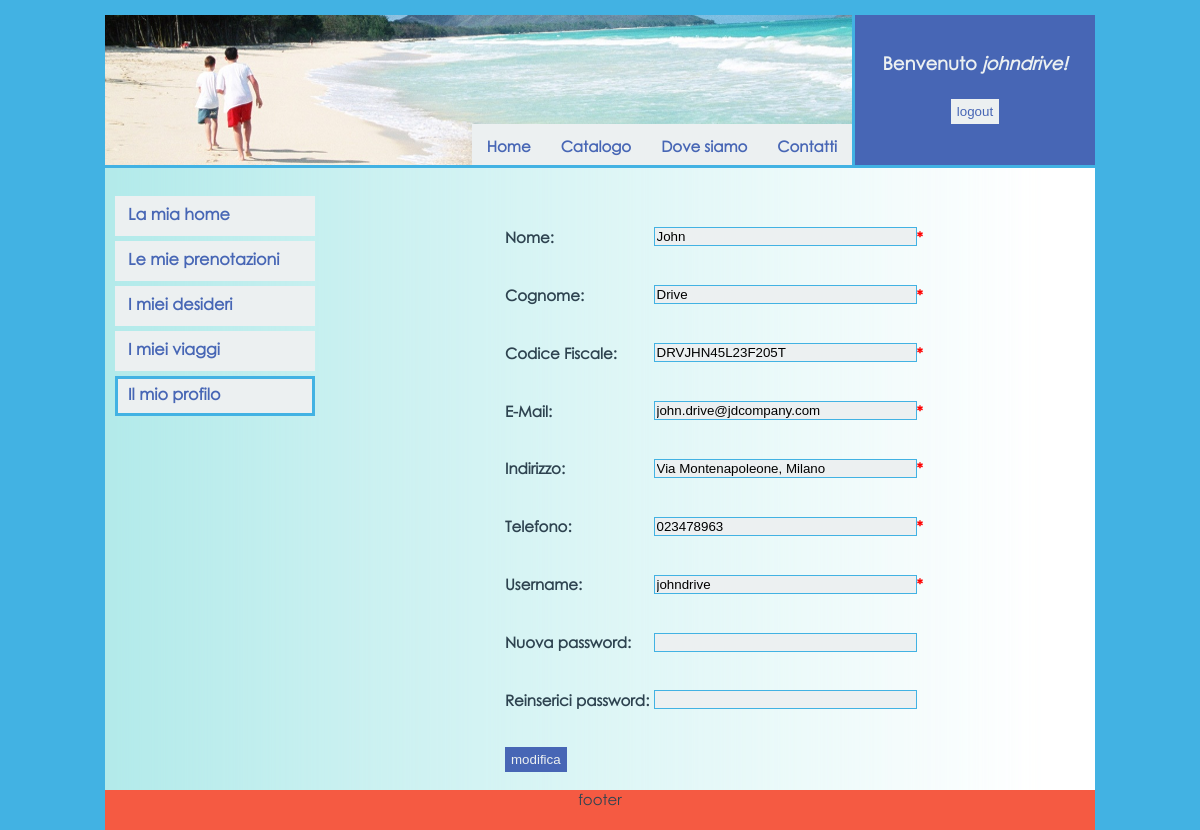
The app's page /gestioneprofilo.php (signed in) with its own data.
### tables this page shows
CREATE TABLE IF NOT EXISTS `utente` (
  `cf` varchar(50) NOT NULL,
  `nome` varchar(50) NOT NULL,
  `cognome` varchar(50) NOT NULL,
  `mail` varchar(50) NOT NULL,
  `indirizzo` varchar(50) NOT NULL,
  `tel` varchar(50) NOT NULL,
  `user` varchar(50) NOT NULL,
  `password` varchar(500) NOT NULL,
  PRIMARY KEY (`user`)
);

### database.php (called while the page is built, shortened)
<?php
    class database{
        public static function qSelect($conn, $sql){
            $risposta = mysql_query($sql)
                or die("Errore nell'esecuzione della query di selezione: " . mysql_error());
            return $risposta;
        }
    }
?>

### gestioneprofilo.php (the view, shortened to what this page needs)
<!DOCTYPE HTML PUBLIC "-//W3C//DTD HTML 4.01 Transitional//EN" "http://www.w3.org/TR/html4/loose.dtd">
<html>
  <head>
    <link rel="stylesheet" type="text/css" href="./style/style.css">
  </head>
  <body>
    <div id="container">
    <div id="header_container">
	<div id="logo">
	  <?php
	    include 'menu.php';
	  ?>
	</div>
	<div id="login">
		<?php
			include 'login_form.php';
		?>
	</div>
	</div>
      <div id="content_container">
	<div id="content">
		<?php
			include_once 'database.php';
			$conn=database::dbConnect();
				$user=$_SESSION['username'];
				$query="SELECT * FROM utente WHERE user='".$user."'";
				$result=database::qSelect($conn,$query);
				$utente=mysql_fetch_array($result);
				$html="<div>";
				$html =$html."
					<form method='post'  name='reg_form' action='gestioneprofilo.php'>
						<table cellpadding=0 cellspacing=0>
						<tr><td><h4>Nome:</h4></td><td><input type='text' size=30 class='input' name='nome' value='".$utente['nome']."'></td><td style='color:red;font-weight:bold'>*</td></tr>
						<tr><td><h4>Cognome:</h4></td><td><input type='text' size=30 class='input' name='cognome'value='".$utente['cognome']."'></td><td style='color:red;font-weight:bold'>*</td></tr>
						<tr><td><h4>Codice Fiscale:</h4></td><td><input type='text' size=30 class='input' name='cf' value='".$utente['cf']."'></td><td style='color:red;font-weight:bold'>*</td></tr>
						<tr><td><h4>E-Mail:</h4></td><td><input type='text' size=30 class='input' name='mail' value='".$utente['mail']."'></td><td style='color:red;font-weight:bold'>*</td></tr>
						<tr><td><h4>Indirizzo:</h4></td><td><input type='text' size=30 class='input' name='indirizzo' value='".$utente['indirizzo']."'></td><td style='color:red;font-weight:bold'>*</td></tr>
						<tr><td><h4>Telefono:</h4></td><td><input type='text' size=30 class='input' name='tel' value='".$utente['tel']."'></td><td style='color:red;font-weight:bold'>*</td></tr>
						<tr><td><h4>Username:</h4></td><td><input type='text' size=30 class='input' name='username' value='".$utente['user']."'></td><td style='color:red;font-weight:bold'>*</td></tr>
						<tr><td><h4>Nuova password:</h4></td><td><input type='password' size=30 class='input' name='password'></td></tr>
						<tr><td><h4>Reinserici password:&nbsp;</h4></td><td><input type='password' size=30 class='input' name='conf_password'></td></tr>
						</table>
						<br><input class='btn_commenta' type='button' value='modifica' onclick='check_reg(\"m\")'>
					</form>
					<br>
					</div>";
				echo $html;
		?>
	</div>
	<div id="navigation">
    	<br>
		<div id='vert_menu'>
			   <a href='homepersonale.php'><span>La mia home</span></a>
			   <a href='ordini.php'><span>Le mie prenotazioni</span></a>
			   <a href='wish_list.php'><span>I miei desideri</span></a>
			   <a href='storico.php'><span>I miei viaggi</span></a>
			   <a href='gestioneprofilo.php' id="selected"><span>Il mio profilo</span></a>
		</div>
  	</div>
      </div>
      <div id="footer">
		<div>footer</div>
      </div>
    </div>
  </body>
</html>

### style/style.css (style rules this page uses)
html,body { font-family: "Century Gothic", verdana, sans-serif; font-size: 15px; color: #2E4350; height: 100%; margin: 0; padding: 0; }
body { font-family: "Century Gothic", verdana, sans-serif; font-size: 15px; background-color: #42B2E3; text-align:center; }
#container { width: 990px; margin: 0 auto; margin-top: 15px; text-align: left; }
#header_container { width: 990px; line-height: 1; margin: 0 auto; background: #ECF0F1; height: 150px; text-align: center; }
#logo { float:left; width:750px; height:150px; background: url("images/header.png"); border-bottom:3px solid #42B2E3; }
#login { font-size: 12px; color: #ECF0F1; float:right; width:240px; height:150px; background-color: #4766B5; }
#content_container { overflow:hidden; width: 990px; margin: 0 auto; min-height:420px; }
#content { float: right; width: 750px; background: url("images/cont_background.png") repeat-y; padding-bottom: 10000px; margin-bottom: -10000px; }
#content form { padding-left:160px; padding-top:40px; }
#navigation { float: left; width:240px; background: url("images/nav_background.png") repeat-y; padding-bottom: 10000px; margin-bottom: -10000px; }
#navigation a { text-decoration:none; color: #4766B5; font-size:16px; font-weight:bold; }
#footer { background-color: #F55A42; width: 990px; margin: 0 auto; text-align: center; height: 40px; clear:both; }
.btn_commenta { padding-top: 2px; padding-bottom: 2px; padding-left: 3px; padding-right: 3px; background-color: #4766B5; border: 3px solid transparent; color: #ECF0F1; cursor: pointer; }
.input { text-align: left; border:1px solid #42B2E3; padding-left: 2px; background-color: #ECF0F1; }
#vert_menu { width: 200px; margin-top: 10px; margin-left: 10px; }
#vert_menu a { text-decoration: none; height: 24px; voice-family: "\" }
#vert_menu #selected { border:3px solid #42B2E3; }

### records on screen
utente: nome "John", cf "DRVJHN45L23F205T", mail "john.drive@jdcompany.com", indirizzo "Via Montenapoleone, Milano", tel "023478963", username "johndrive"

### other values on screen
$_SESSION['username'] "johndrive"
